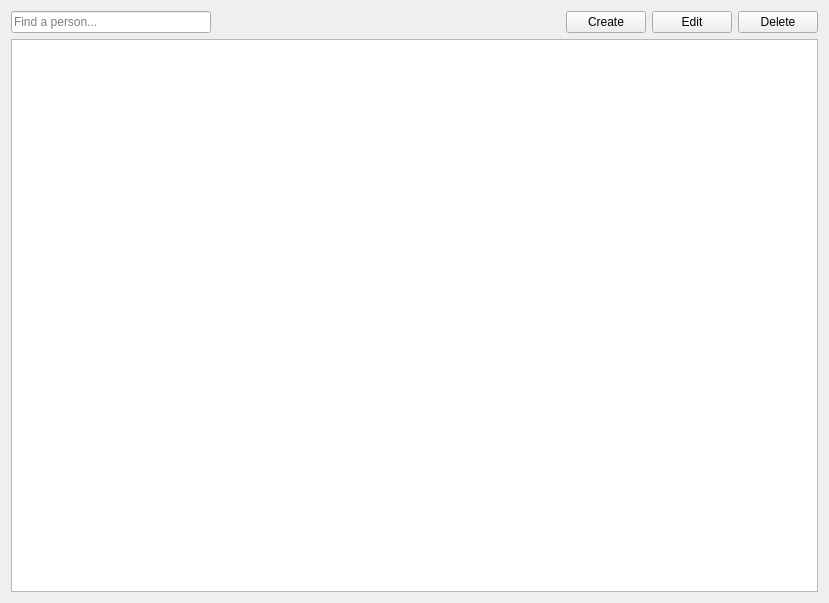
<?xml version="1.0" encoding="UTF-8"?>
<ui version="4.0">
 <class>PersonsModule</class>
 <widget class="QWidget" name="PersonsModule">
  <property name="geometry">
   <rect>
    <x>0</x>
    <y>0</y>
    <width>829</width>
    <height>603</height>
   </rect>
  </property>
  <property name="windowTitle">
   <string>Form</string>
  </property>
  <layout class="QVBoxLayout" name="verticalLayout_2">
   <item>
    <layout class="QHBoxLayout" name="menuLayout">
     <item>
      <widget class="QLineEdit" name="searchPerson">
       <property name="minimumSize">
        <size>
         <width>150</width>
         <height>0</height>
        </size>
       </property>
       <property name="maximumSize">
        <size>
         <width>200</width>
         <height>16777215</height>
        </size>
       </property>
       <property name="inputMask">
        <string/>
       </property>
       <property name="placeholderText">
        <string>Find a person...</string>
       </property>
      </widget>
     </item>
     <item>
      <spacer name="horizontalSpacer">
       <property name="orientation">
        <enum>Qt::Orientation::Horizontal</enum>
       </property>
       <property name="sizeHint" stdset="0">
        <size>
         <width>40</width>
         <height>20</height>
        </size>
       </property>
      </spacer>
     </item>
     <item>
      <widget class="QPushButton" name="createPerson">
       <property name="text">
        <string>Create</string>
       </property>
      </widget>
     </item>
     <item>
      <widget class="QPushButton" name="editPerson">
       <property name="text">
        <string>Edit</string>
       </property>
      </widget>
     </item>
     <item>
      <widget class="QPushButton" name="deletePerson">
       <property name="text">
        <string>Delete</string>
       </property>
      </widget>
     </item>
    </layout>
   </item>
   <item>
    <layout class="QVBoxLayout" name="bottomlayout">
     <item>
      <widget class="QListView" name="personsList"/>
     </item>
    </layout>
   </item>
  </layout>
 </widget>
 <resources/>
 <connections/>
</ui>
